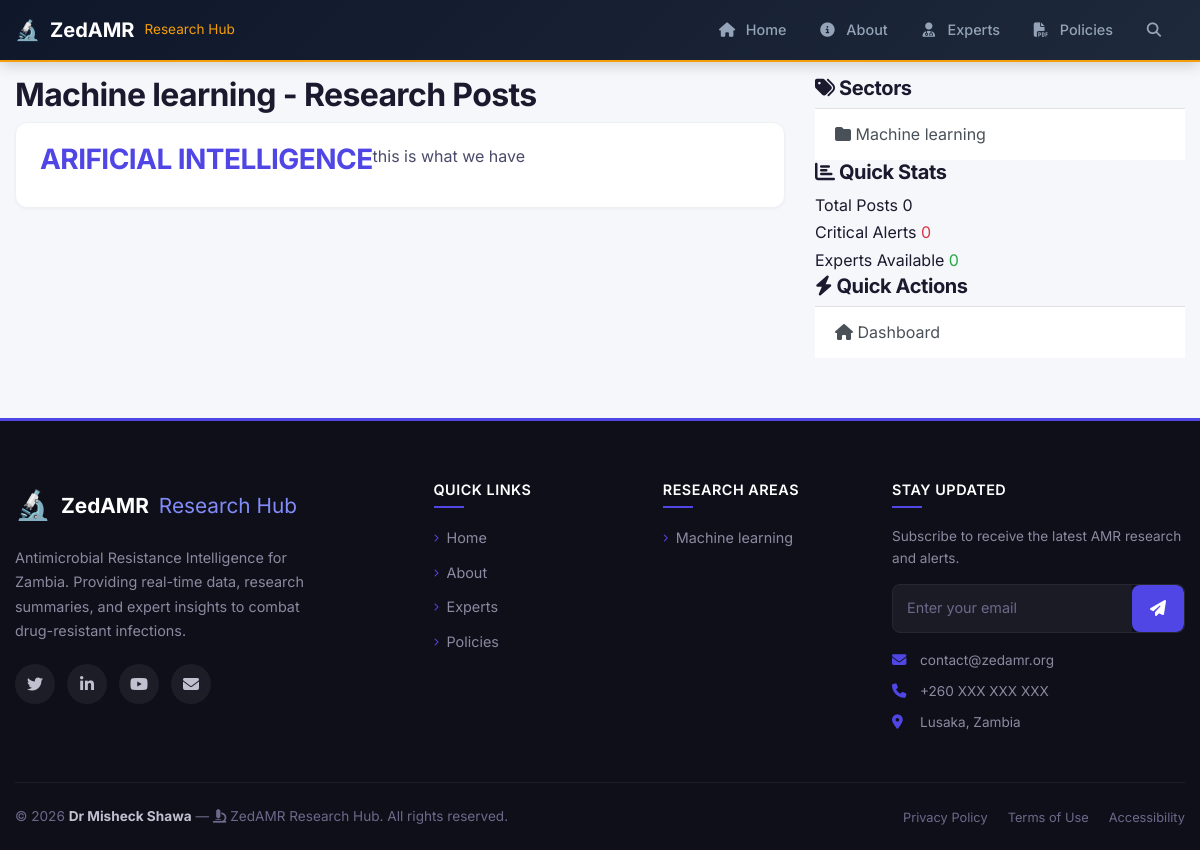
The app's page /sector/machine-learning/ with its own data.
### blog/models.py (models this page shows, shortened)
class Sector(models.Model):
    name = models.CharField(max_length=100)
    slug = models.SlugField(unique=True, blank=True, null=True)  # Changed to allow null
    icon = models.CharField(max_length=50, help_text="FontAwesome icon class", blank=True)
    description = models.TextField(blank=True)

class Post(models.Model):
    title = models.CharField(max_length=500)
    slug = models.SlugField(unique=True, blank=True, null=True)  # Changed to allow null
    summary = models.TextField(help_text="Short summary shown in cards", blank=True)
    content = RichTextField(help_text="Full article content with formatting")  # Or use models.TextField()
    date_posted = models.DateTimeField(default=timezone.now)
    updated_at = models.DateTimeField(auto_now=True)
    author = models.ForeignKey(User, on_delete=models.CASCADE)
    sector = models.ForeignKey(Sector, on_delete=models.SET_NULL, null=True, blank=True)
    threat_level = models.ForeignKey(ThreatLevel, on_delete=models.SET_NULL, null=True, blank=True)
    location = models.CharField(max_length=200, blank=True, help_text="e.g., Lusaka, Ndola, Livingstone")
    statistic_value = models.CharField(max_length=50, blank=True, help_text="e.g., 34%")
    statistic_change = models.CharField(max_length=20, blank=True, help_text="e.g., ↑ 12% in 6m")
    statistic_label = models.CharField(max_length=100, blank=True, help_text="e.g., ICU Resistance")
    cost_estimate = models.CharField(max_length=100, blank=True, help_text="e.g., $47 Million")
    cost_description = models.CharField(max_length=200, blank=True, help_text="e.g., extra beds")
    action_items = models.TextField(blank=True, help_text="Bullet points of action items")
    featured_image = models.ImageField(upload_to='research_images/', blank=True, null=True)
    pdf_file = models.FileField(upload_to='research_pdfs/', blank=True, null=True)
    infographic = models.FileField(upload_to='infographics/', blank=True, null=True)
    views_count = models.IntegerField(default=0)
    is_featured = models.BooleanField(default=False)
    is_alert = models.BooleanField(default=False, help_text="Show as CRITICAL ALERT")
    references = models.TextField(blank=True, help_text="Reference links or citations")
    tags = models.CharField(max_length=500, blank=True, help_text="Comma separated tags")
    def get_absolute_url(self):
        return reverse('blog-detail', kwargs={'pk': self.pk})
    class Meta:
        ordering = ['-date_posted']

### blog/views.py (the view)
# urls.py: path('sector/<slug:sector_slug>/', views.SectorDetailView.as_view(), name='sector-posts'),
class SectorDetailView(ListView):
    model = Post
    template_name = 'blog/sector_posts.html'
    context_object_name = 'posts'
    paginate_by = 10
    def get_queryset(self):
        self.sector = get_object_or_404(Sector, slug=self.kwargs.get('sector_slug'))
        return Post.objects.filter(sector=self.sector).order_by('-date_posted')
    def get_context_data(self, **kwargs):
        context = super().get_context_data(**kwargs)
        context['sector'] = self.sector
        context['sector_posts_count'] = self.get_queryset().count()
        context['title'] = f"{self.sector.name} - Research"
        context['sectors'] = Sector.objects.all()
        return context

### blog/context_processors.py (called while the page is built, shortened)
def admin_context(request):
    return {}

### blog/templates/blog/sector_posts.html
{% extends 'blog/base.html' %}
{% block content %}
<h2>{{ sector.name }} - Research Posts</h2>
{% for post in posts %}
    <article class="media content-section">
        <h3><a href="{{ post.get_absolute_url }}">{{ post.title }}</a></h3>
        <p>{{ post.summary|truncatechars:150 }}</p>
    </article>
{% empty %}
    <p>No posts in this sector yet.</p>
{% endfor %}
{% endblock %}

### blog/templates/blog/base.html (shortened to what this page needs)
{% load static %}
<!DOCTYPE html>
<html>
<head>
    <link rel="stylesheet" href="https://maxcdn.bootstrapcdn.com/bootstrap/4.0.0/css/bootstrap.min.css">
    <link rel="stylesheet" href="https://cdnjs.cloudflare.com/ajax/libs/font-awesome/6.4.0/css/all.min.css">
    <link rel="stylesheet" href="{% static 'blog/main.css' %}">
</head>
<body>
    <nav class="navbar navbar-expand-lg navbar-light bg-white fixed-top shadow-sm">
        <div class="container">
            <a class="navbar-brand" href="{% url 'blog-home' %}">
                <span class="brand-icon">🔬</span>
                <span class="brand-text">ZedAMR</span>
                <span class="brand-sub">Research Hub</span>
            </a>
            <div class="collapse navbar-collapse" id="navbarMain">
                <ul class="navbar-nav ml-auto">
                    <li class="nav-item">
                        <a class="nav-link {% if request.path == '/' %}active{% endif %}" href="{% url 'blog-home' %}">
                            <i class="fas fa-home"></i> Home
                        </a>
                    </li>
                    <li class="nav-item">
                        <a class="nav-link {% if 'about' in request.path %}active{% endif %}" href="{% url 'blog-about' %}">
                            <i class="fas fa-info-circle"></i> About
                        </a>
                    </li>
                    <li class="nav-item">
                        <a class="nav-link {% if 'expert' in request.path %}active{% endif %}" href="{% url 'expert-list' %}">
                            <i class="fas fa-user-md"></i> Experts
                        </a>
                    </li>
                    <li class="nav-item">
                        <a class="nav-link {% if 'policy' in request.path %}active{% endif %}" href="{% url 'policy-list' %}">
                            <i class="fas fa-file-pdf"></i> Policies
                        </a>
                    </li>
                    <li class="nav-item">
                        <a class="nav-link nav-link-search" href="#" data-toggle="modal" data-target="#searchModal">
                            <i class="fas fa-search"></i>
                        </a>
                    </li>
                </ul>
            </div>
        </div>
    </nav>
    <main role="main" class="main-content">
        <div class="container">
            <div class="row">
                <div class="col-lg-8">
                    {% block content %}{% endblock %}
                </div>
                <div class="col-lg-4">
                    <aside class="sidebar">
                        <div class="sidebar-card">
                            <h5 class="sidebar-card-title">
                                <i class="fas fa-tags"></i> Sectors
                            </h5>
                            <div class="list-group list-group-flush">
                                {% for sector in sectors %}
                                <a href="{% url 'sector-posts' sector.slug %}" class="list-group-item list-group-item-action">
                                    <i class="fas fa-folder"></i> {{ sector.name }}
                                </a>
                                {% empty %}
                                <span class="list-group-item text-muted">No sectors available</span>
                                {% endfor %}
                            </div>
                        </div>
                        <div class="sidebar-card">
                            <h5 class="sidebar-card-title">
                                <i class="fas fa-chart-bar"></i> Quick Stats
                            </h5>
                            <div class="stats-list">
                                <div class="stat-item">
                                    <span class="stat-item-label">Total Posts</span>
                                    <span class="stat-item-value">{{ total_posts|default:0 }}</span>
                                </div>
                                <div class="stat-item">
                                    <span class="stat-item-label">Critical Alerts</span>
                                    <span class="stat-item-value text-danger">{{ total_alerts|default:0 }}</span>
                                </div>
                                <div class="stat-item">
                                    <span class="stat-item-label">Experts Available</span>
                                    <span class="stat-item-value text-success">{{ experts.count|default:0 }}</span>
                                </div>
                            </div>
                        </div>
                        <div class="sidebar-card">
                            <h5 class="sidebar-card-title">
                                <i class="fas fa-bolt"></i> Quick Actions
                            </h5>
                            <div class="list-group list-group-flush">
                                <a href="{% url 'blog-home' %}" class="list-group-item list-group-item-action">
                                    <i class="fas fa-home"></i> Dashboard
                                </a>
                            </div>
                        </div>
                    </aside>
                </div>
            </div>
        </div>
    </main>
    <footer class="footer">
        <div class="container">
            <div class="footer-grid">
                <div class="footer-col footer-brand-col">
                    <div class="footer-brand">
                        <span class="footer-icon">🔬</span>
                        <span class="footer-brand-text">ZedAMR</span>
                        <span class="footer-brand-sub">Research Hub</span>
                    </div>
                    <p class="footer-about">
                        Antimicrobial Resistance Intelligence for Zambia.
                        Providing real-time data, research summaries, and
                        expert insights to combat drug-resistant infections.
                    </p>
                    <div class="footer-social">
                        <a href="#" aria-label="Twitter"><i class="fab fa-twitter"></i></a>
                        <a href="#" aria-label="LinkedIn"><i class="fab fa-linkedin-in"></i></a>
                        <a href="#" aria-label="YouTube"><i class="fab fa-youtube"></i></a>
                        <a href="#" aria-label="Email"><i class="fas fa-envelope"></i></a>
                    </div>
                </div>
                <div class="footer-col">
                    <h5 class="footer-heading">Quick Links</h5>
                    <ul class="footer-links">
                        <li><a href="{% url 'blog-home' %}"><i class="fas fa-chevron-right"></i> Home</a></li>
                        <li><a href="{% url 'blog-about' %}"><i class="fas fa-chevron-right"></i> About</a></li>
                        <li><a href="{% url 'expert-list' %}"><i class="fas fa-chevron-right"></i> Experts</a></li>
                        <li><a href="{% url 'policy-list' %}"><i class="fas fa-chevron-right"></i> Policies</a></li>
                    </ul>
                </div>
                <div class="footer-col">
                    <h5 class="footer-heading">Research Areas</h5>
                    <ul class="footer-links">
                        {% for sector in sectors %}
                        <li><a href="{% url 'sector-posts' sector.slug %}"><i class="fas fa-chevron-right"></i> {{ sector.name }}</a></li>
                        {% empty %}
                        <li><a href="#"><i class="fas fa-chevron-right"></i> Health</a></li>
                        <li><a href="#"><i class="fas fa-chevron-right"></i> Agriculture</a></li>
                        <li><a href="#"><i class="fas fa-chevron-right"></i> Environment</a></li>
                        {% endfor %}
                    </ul>
                </div>
                <div class="footer-col">
                    <h5 class="footer-heading">Stay Updated</h5>
                    <p class="footer-newsletter-text">
                        Subscribe to receive the latest AMR research and alerts.
                    </p>
                    <form class="footer-newsletter" method="POST" action="#">
                        <div class="newsletter-group">
                            <input type="email" class="newsletter-input" placeholder="Enter your email" required>
                            <button type="submit" class="newsletter-btn">
                                <i class="fas fa-paper-plane"></i>
                            </button>
                        </div>
                    </form>
                    <div class="footer-contact">
                        <p><i class="fas fa-envelope"></i> <a href="mailto:contact@zedamr.org">contact@zedamr.org</a></p>
                        <p><i class="fas fa-phone"></i> <a href="tel:+260XXX">+260 XXX XXX XXX</a></p>
                        <p><i class="fas fa-map-marker-alt"></i> Lusaka, Zambia</p>
                    </div>
                </div>
            </div>
            <div class="footer-bottom">
                <div class="footer-bottom-content">
                    <p class="footer-copy">
                        &copy; {% now "Y" %} <strong>Dr Misheck Shawa</strong> &mdash;
                        <i class="fas fa-microscope"></i> ZedAMR Research Hub.
                        All rights reserved.
                    </p>
                    <ul class="footer-legal">
                        <li><a href="#">Privacy Policy</a></li>
                        <li><a href="#">Terms of Use</a></li>
                        <li><a href="#">Accessibility</a></li>
                    </ul>
                </div>
            </div>
        </div>
    </footer>
</body>
</html>

### records on screen
Sector: name "Machine learning"
Post: title "ARIFICIAL INTELLIGENCE", summary "this is what we have"

### other values on screen
{{ total_posts|default:0 }} "0"
{{ total_alerts|default:0 }} "0"
{{ experts.count|default:0 }} "0"
